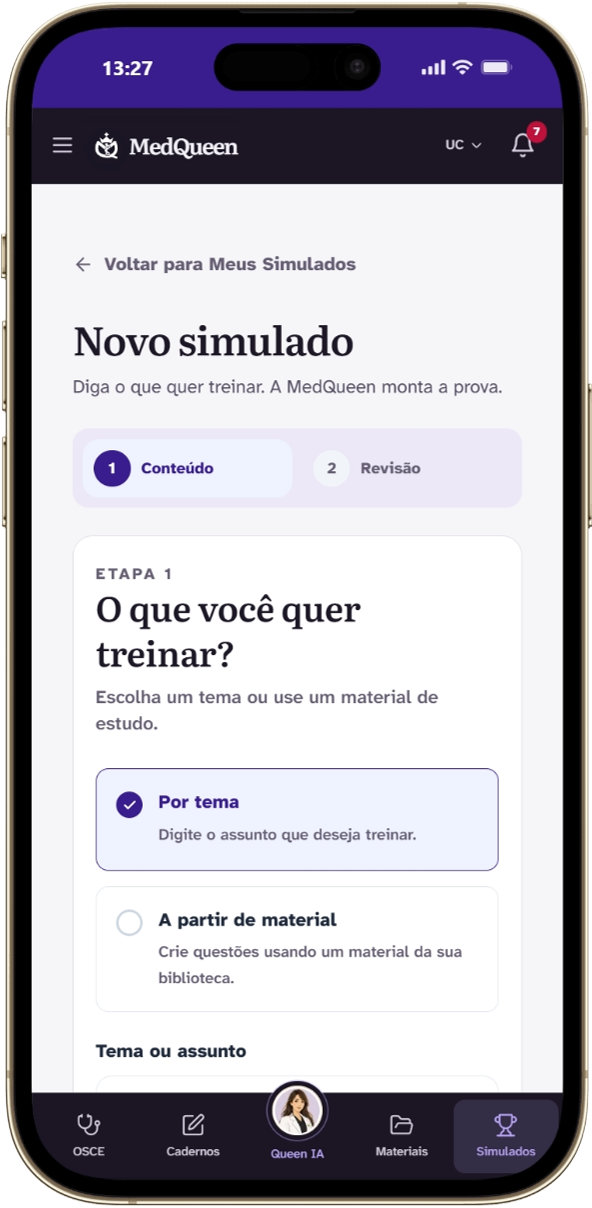
#> input picture motor/prints/cel-novo-simulado.png, 592 x 1208 px, given as the content of the folder prints/cel-novo-simulado.png, which was not available
$ python folha.py prints/cel-novo-simulado.png 5
#> lines starting #> are read from the running program, lines starting #| are printed output that depends on the picture; pictures that were not available may be replaced by others from this repository, and a replacement may not be noted
"""Folha de conferência: junta os PNGs de uma pasta lado a lado. Uso: python3 folha.py <pasta> [colunas]"""
import sys, glob
from PIL import Image
p = sys.argv[1]; c = int(sys.argv[2]) if len(sys.argv) > 2 else 4
fs = sorted(f for f in glob.glob(f'{p}/*.png') if not f.split('/')[-1].startswith(('_', 'folha')))
ims = [Image.open(f).convert('RGB') for f in fs]
#> ims = 1 item
w = 400; ims = [i.resize((w, int(i.height * w / i.width))) for i in ims]
h = max(i.height for i in ims); r = (len(ims) + c - 1) // c
#> after `h = max((i.height for i in ims))`: h = 816
#> after `r = (len(ims) + c - 1) // c`: r = 1
F = Image.new('RGB', (c * (w + 12), r * (h + 12)), (200, 200, 210))
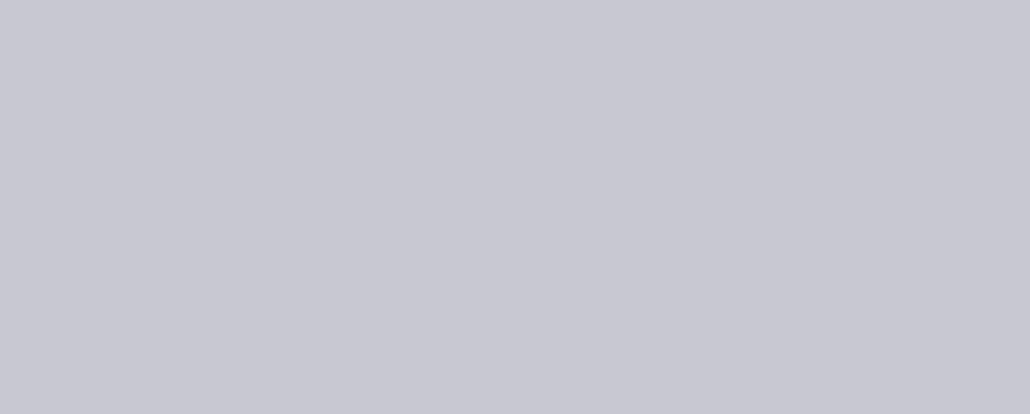
#> F: PIL image 2060x828 RGB (shown at 1/2 size); mean R, G, B 200, 200, 210
for k, i in enumerate(ims): F.paste(i, ((k % c) * (w + 12), (k // c) * (h + 12)))
#> this loop made 1 pass
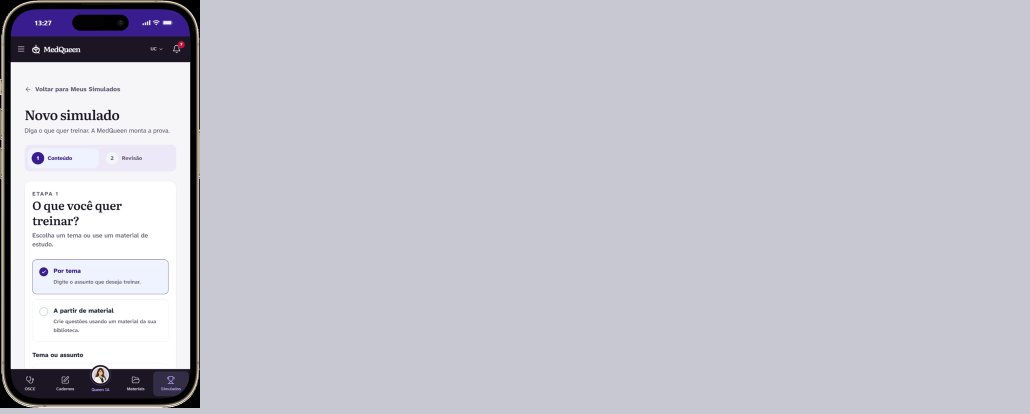
#> F: PIL image 2060x828 RGB (shown at 1/2 size); mean R, G, B 195.7, 195.2, 205
F.save(f'{p}/folha.jpg', quality=85); print(f'{p}/folha.jpg')
#| prints/cel-novo-simulado.png/folha.jpg

$ run again, on motor/prints/desk-criar-material-a.png
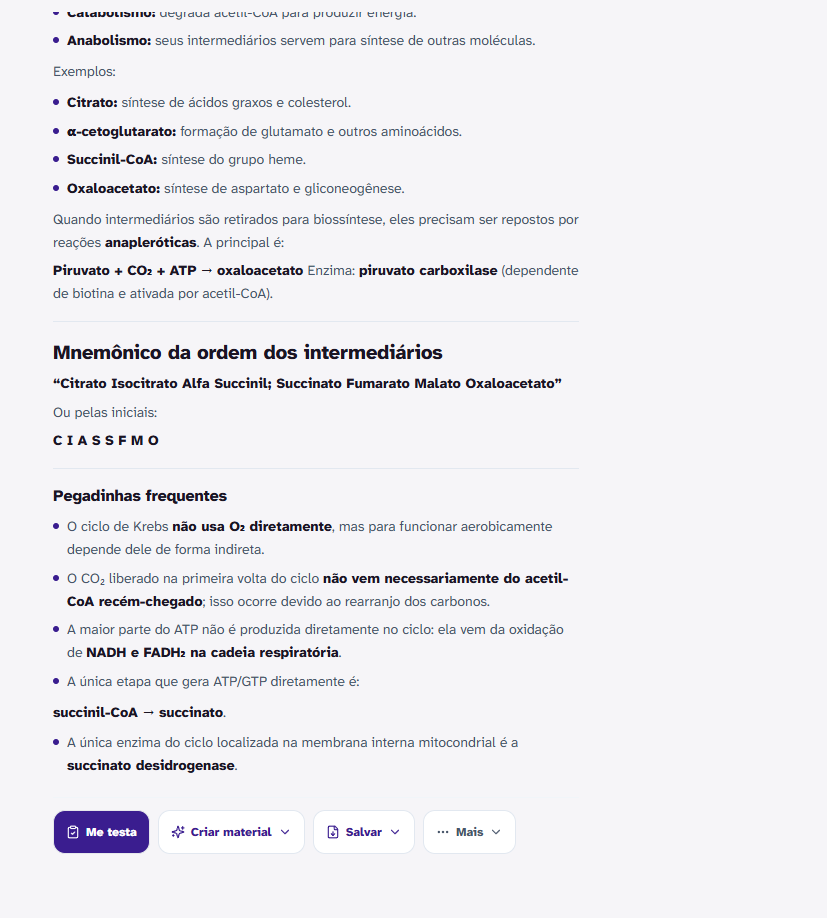
#> input picture motor/prints/desk-criar-material-a.png, 827 x 918 px, given as the content of the folder prints/desk-criar-material-a.png, which was not available
#> ims = 1 item
#> h = 444
#> r = 1
#> the loop `for k, i in enumerate(ims): F.paste(i, ((k % c) * (w + 12), (k // c) *..` made 1 pass
#> after the loop `for k, i in enumerate(ims): F.paste(i, ((k % c) * (w + 12), (k // c) *..`:
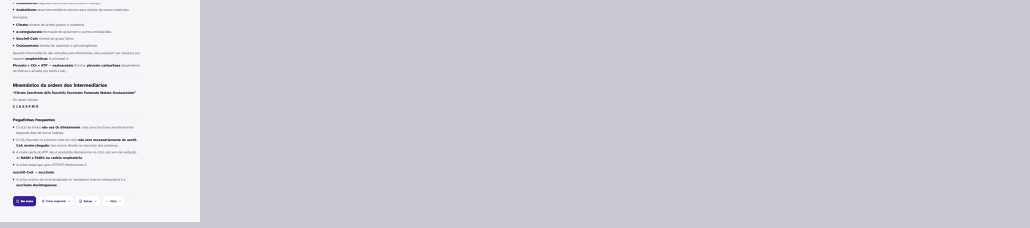
#> F: PIL image 2060x456 RGB (shown at 1/2 size); mean R, G, B 207.1, 207, 215.8
#| prints/desk-criar-material-a.png/folha.jpg

$ run again, on motor/prints/desk-criar-material-b.png
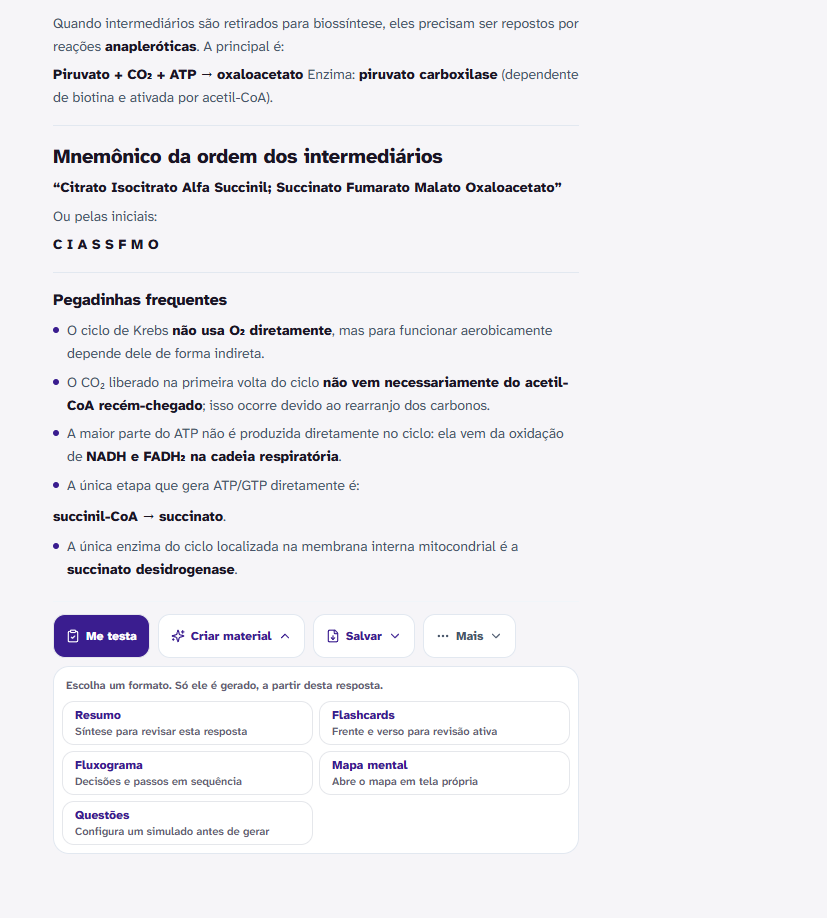
#> input picture motor/prints/desk-criar-material-b.png, 827 x 918 px, given as the content of the folder prints/desk-criar-material-b.png, which was not available
#> ims = 1 item
#> h = 444
#> r = 1
#> the loop `for k, i in enumerate(ims): F.paste(i, ((k % c) * (w + 12), (k // c) *..` made 1 pass
#> after the loop `for k, i in enumerate(ims): F.paste(i, ((k % c) * (w + 12), (k // c) *..`:
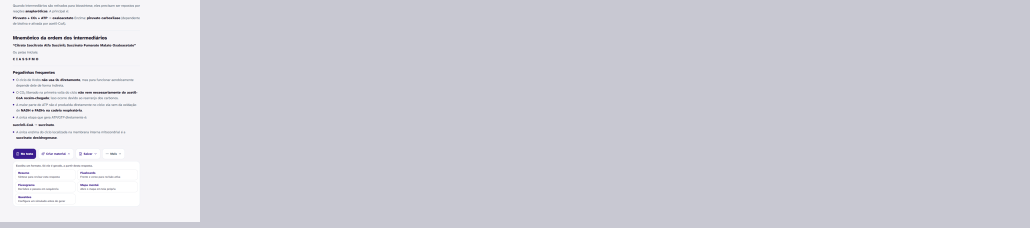
#> F: PIL image 2060x456 RGB (shown at 1/2 size); mean R, G, B 207.4, 207.3, 216.1
#| prints/desk-criar-material-b.png/folha.jpg
